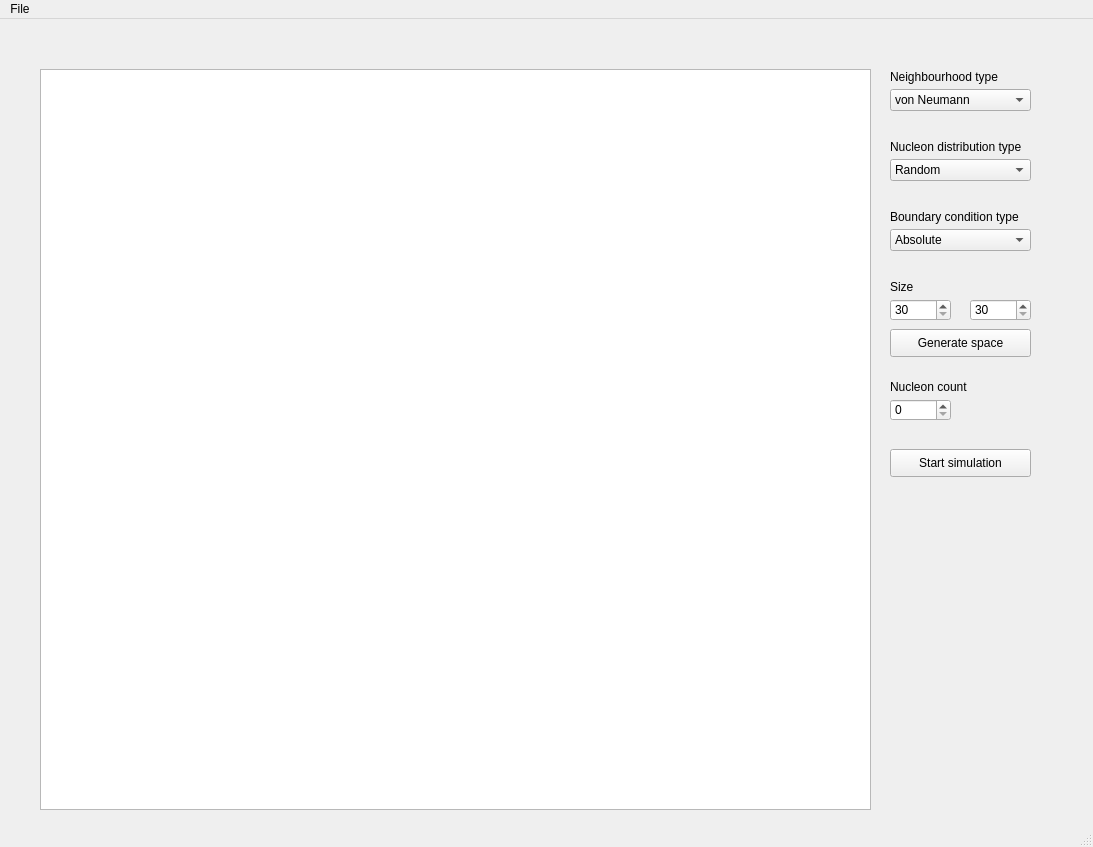
<?xml version="1.0" encoding="UTF-8"?>
<ui version="4.0">
 <class>CA_GUI</class>
 <widget class="QMainWindow" name="CA_GUI">
  <property name="geometry">
   <rect>
    <x>0</x>
    <y>0</y>
    <width>1093</width>
    <height>847</height>
   </rect>
  </property>
  <property name="windowTitle">
   <string>MainWindow</string>
  </property>
  <widget class="QWidget" name="centralwidget">
   <widget class="QGraphicsView" name="canvas">
    <property name="geometry">
     <rect>
      <x>40</x>
      <y>50</y>
      <width>831</width>
      <height>741</height>
     </rect>
    </property>
   </widget>
   <widget class="QComboBox" name="comboBox_neighourhood">
    <property name="geometry">
     <rect>
      <x>890</x>
      <y>70</y>
      <width>141</width>
      <height>22</height>
     </rect>
    </property>
    <item>
     <property name="text">
      <string>von Neumann</string>
     </property>
    </item>
    <item>
     <property name="text">
      <string>Moore</string>
     </property>
    </item>
    <item>
     <property name="text">
      <string>Pentagonal</string>
     </property>
    </item>
    <item>
     <property name="text">
      <string>Hexagonal</string>
     </property>
    </item>
   </widget>
   <widget class="QLabel" name="label">
    <property name="geometry">
     <rect>
      <x>890</x>
      <y>50</y>
      <width>141</width>
      <height>16</height>
     </rect>
    </property>
    <property name="text">
     <string>Neighbourhood type</string>
    </property>
   </widget>
   <widget class="QLabel" name="label_2">
    <property name="geometry">
     <rect>
      <x>890</x>
      <y>120</y>
      <width>151</width>
      <height>16</height>
     </rect>
    </property>
    <property name="text">
     <string>Nucleon distribution type</string>
    </property>
   </widget>
   <widget class="QComboBox" name="comboBox_distribution">
    <property name="geometry">
     <rect>
      <x>890</x>
      <y>140</y>
      <width>141</width>
      <height>22</height>
     </rect>
    </property>
    <item>
     <property name="text">
      <string>Random</string>
     </property>
    </item>
    <item>
     <property name="text">
      <string>Custom</string>
     </property>
    </item>
    <item>
     <property name="text">
      <string>Regular</string>
     </property>
    </item>
   </widget>
   <widget class="QLabel" name="label_3">
    <property name="geometry">
     <rect>
      <x>890</x>
      <y>190</y>
      <width>151</width>
      <height>16</height>
     </rect>
    </property>
    <property name="text">
     <string>Boundary condition type</string>
    </property>
   </widget>
   <widget class="QComboBox" name="comboBox_boundaries">
    <property name="geometry">
     <rect>
      <x>890</x>
      <y>210</y>
      <width>141</width>
      <height>22</height>
     </rect>
    </property>
    <item>
     <property name="text">
      <string>Absolute</string>
     </property>
    </item>
    <item>
     <property name="text">
      <string>Periodic</string>
     </property>
    </item>
   </widget>
   <widget class="QLabel" name="label_4">
    <property name="geometry">
     <rect>
      <x>890</x>
      <y>260</y>
      <width>55</width>
      <height>16</height>
     </rect>
    </property>
    <property name="text">
     <string>Size</string>
    </property>
   </widget>
   <widget class="QSpinBox" name="spinBox_width">
    <property name="geometry">
     <rect>
      <x>890</x>
      <y>280</y>
      <width>61</width>
      <height>22</height>
     </rect>
    </property>
    <property name="minimum">
     <number>30</number>
    </property>
   </widget>
   <widget class="QSpinBox" name="spinBox_height">
    <property name="geometry">
     <rect>
      <x>970</x>
      <y>280</y>
      <width>61</width>
      <height>22</height>
     </rect>
    </property>
    <property name="minimum">
     <number>30</number>
    </property>
   </widget>
   <widget class="QLabel" name="label_5">
    <property name="geometry">
     <rect>
      <x>890</x>
      <y>360</y>
      <width>131</width>
      <height>16</height>
     </rect>
    </property>
    <property name="text">
     <string>Nucleon count</string>
    </property>
   </widget>
   <widget class="QSpinBox" name="spinBox_nucleon_count">
    <property name="geometry">
     <rect>
      <x>890</x>
      <y>380</y>
      <width>61</width>
      <height>22</height>
     </rect>
    </property>
    <property name="maximum">
     <number>30</number>
    </property>
   </widget>
   <widget class="QPushButton" name="pushButton">
    <property name="geometry">
     <rect>
      <x>890</x>
      <y>310</y>
      <width>141</width>
      <height>28</height>
     </rect>
    </property>
    <property name="text">
     <string>Generate space</string>
    </property>
   </widget>
   <widget class="QPushButton" name="pushButton_start">
    <property name="geometry">
     <rect>
      <x>890</x>
      <y>430</y>
      <width>141</width>
      <height>28</height>
     </rect>
    </property>
    <property name="text">
     <string>Start simulation</string>
    </property>
   </widget>
  </widget>
  <widget class="QMenuBar" name="menubar">
   <property name="geometry">
    <rect>
     <x>0</x>
     <y>0</y>
     <width>1093</width>
     <height>26</height>
    </rect>
   </property>
   <widget class="QMenu" name="menuFile">
    <property name="title">
     <string>File</string>
    </property>
    <addaction name="actionSave_picture_as"/>
    <addaction name="actionExit"/>
   </widget>
   <addaction name="menuFile"/>
  </widget>
  <widget class="QStatusBar" name="statusbar"/>
  <action name="actionSave_picture_as">
   <property name="text">
    <string>Save picture as</string>
   </property>
  </action>
  <action name="actionExit">
   <property name="text">
    <string>Exit</string>
   </property>
  </action>
 </widget>
 <resources/>
 <connections/>
</ui>
